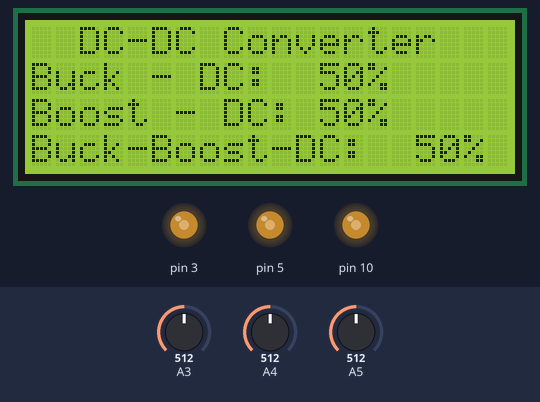
Recording of a sketch running on a simulated Arduino Uno, built with avr-gcc and run on an emulated ATmega328P. Shown: 20×4 character LCD, output pins drawn as LEDs (lit = HIGH). The inputs (shaded band) are chosen by the test bench; at power-on: A3 = 512, A4 = 512, A5 = 512.

Above: at 1.2 s.
1.3 s: A3 set to 716
At 2.5 s:
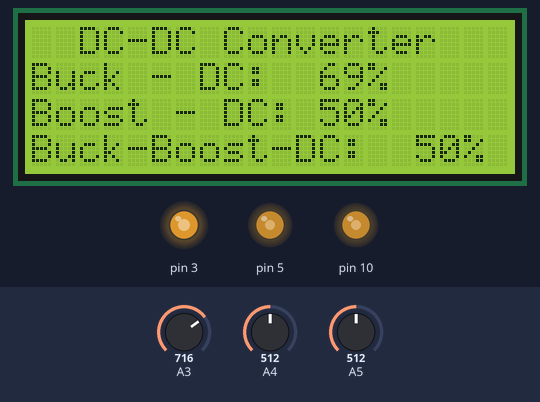
2.8 s: A4 set to 716
At 3.7 s:
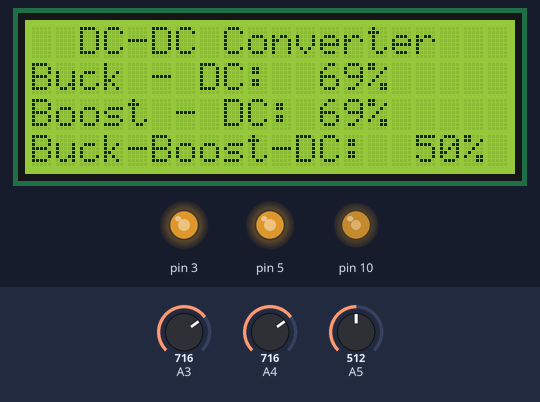
4.3 s: A5 set to 716
At 4.8 s:
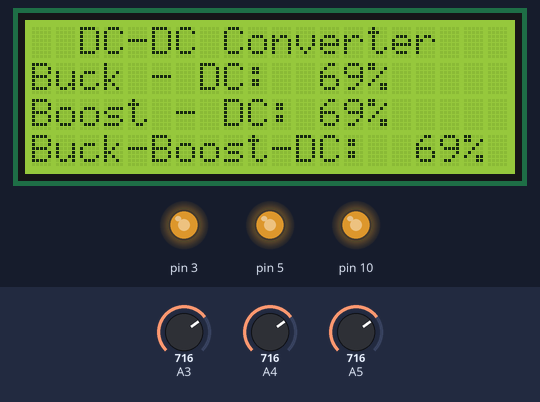
5.8 s: A3 set to 511
At 7.0 s:
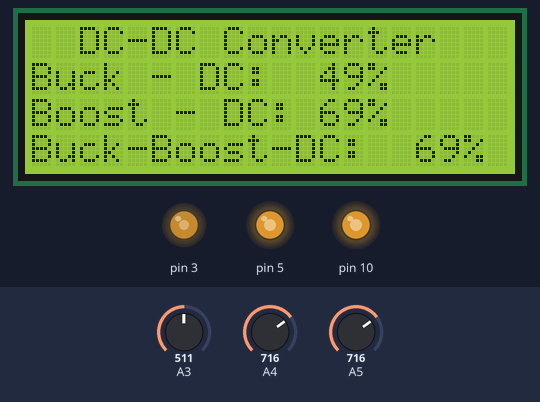
7.3 s: A4 set to 511
At 8.5 s:
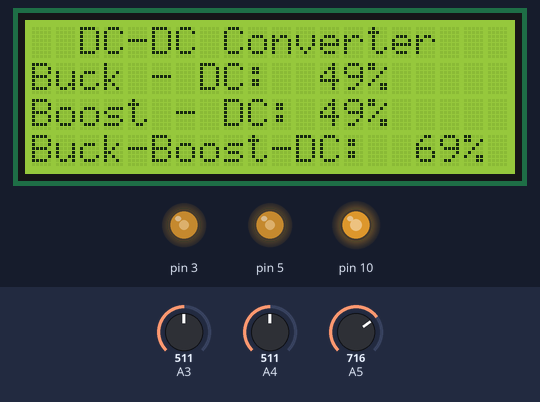
8.8 s: A5 set to 122
At 9.3 s:
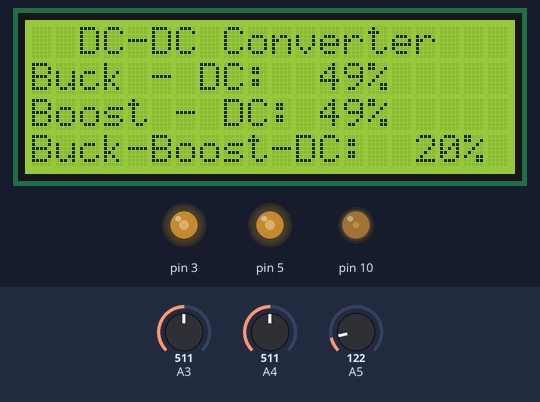
Timing chart, 0 to 11.3 s (numbered marks = the images above; inputs shaded):
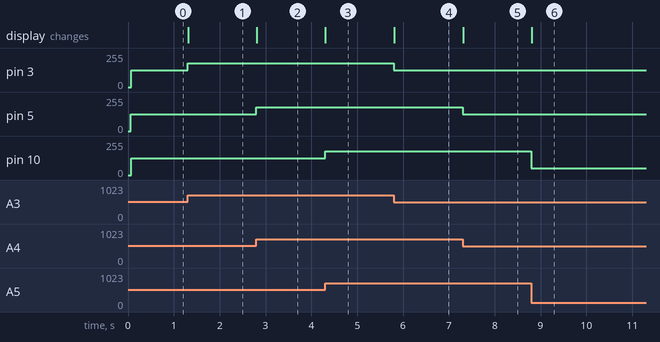

Measured:
- after the input at 1.3 s, pin 3: 127/255 → 178/255 at once; the display: changes at once (image 1)
- after the input at 2.8 s, pin 5: 127/255 → 178/255 at once; the display: changes at once (image 2)
- after the input at 4.3 s, pin 10: 127/255 → 178/255 at once; the display: changes at once (image 3)
- after the input at 5.8 s, pin 3: 178/255 → 127/255 at once; the display: changes at once (image 4)
- after the input at 7.3 s, pin 5: 178/255 → 127/255 at once; the display: changes at once (image 5)
- after the input at 8.8 s, pin 10: 178/255 → 50/255 at once; the display: changes at once (image 6)

The sketch:

pwm_3ch_uni.ino
```cpp
float max_duty=0.7; //80%
float min_duty=0.2; //20%

#include <LiquidCrystal.h>

LiquidCrystal lcd(A2, A1, A0, 13, 12, 8);

float duty=100;
float duty2=100;
float duty1=100;
void setup() {
  // put your setup code here, to run once:
//Serial.begin(9600);
 lcd.begin(20, 4);
timer0_setup();
timer2_setup();
timer1_setup();
lcd.setCursor(0, 0);
lcd.print("  DC-DC Converter");

}

void loop() {
  // put your main code here, to run repeatedly:
channel_0();
channel_2();
channel_1();
}
void timer0_setup(void)
{
TCCR0A=0b01100011; //b0 b1 a0 a1 r r w1 w0
TCCR0B=9;
pinMode(5,OUTPUT);
pinMode(A3,INPUT);
OCR0A=159;
  }
 void channel_0(void)
 {duty=analogRead(A4);
duty=duty/1023;
if(duty<min_duty)
duty=min_duty;
else if(duty>max_duty)
duty=max_duty;
OCR0B=duty*159;
//Serial.println(analogRead(A0));
int d=duty*100;
lcd.setCursor(0, 2);
lcd.print("Boost - DC:");
lcd.setCursor(12, 2);
lcd.print(d);
lcd.print("%  ");
}
void timer2_setup(void)
{
TCCR2A=0b01100011; //b0 b1 a0 a1 r r w1 w0
TCCR2B=9;
//TCCR0B=00001001;
pinMode(3,OUTPUT);
pinMode(A4,INPUT);
OCR2A=159;
  }
 void channel_2(void)
 {duty2=analogRead(A3);
duty2=duty2/1023;
if(duty2<min_duty)
duty2=min_duty;
else if(duty2>max_duty)
duty2=max_duty;

OCR2B=duty2*159;
//Serial.println(analogRead(A2));
int d=duty2*100;
lcd.setCursor(0, 1);
lcd.print("Buck - DC:");
lcd.setCursor(12, 1);
lcd.print(d);
lcd.print("%  ");
}

void timer1_setup(void)
{
TCCR1A=0b00100011;          //COM1A1 COM1A0 COM1B1 COM1B0 – – WGM11 WGM10 TCCR1A
//prescalar 1:TCCR1B=25   256:TCCR1B=28
TCCR1B=0b00011001;          //ICNC1 ICES1 – WGM13 WGM12 CS12 CS11 CS10 TCCR1B
//TCCR1B=25;
pinMode(10,OUTPUT);
pinMode(A5,INPUT);
OCR1A=159;
}
 void channel_1(void)
 {duty1=analogRead(A5);
duty1=duty1/1023;
if(duty1<min_duty)
duty1=min_duty;
else if(duty1>max_duty)
duty1=max_duty;

OCR1B=duty1*159;
//Serial.println(analogRead(A1));
int d=duty1*100;
lcd.setCursor(0, 3);
lcd.print("Buck-Boost-DC:");
lcd.setCursor(16, 3);
lcd.print(d);
lcd.print("%  ");
}
```
